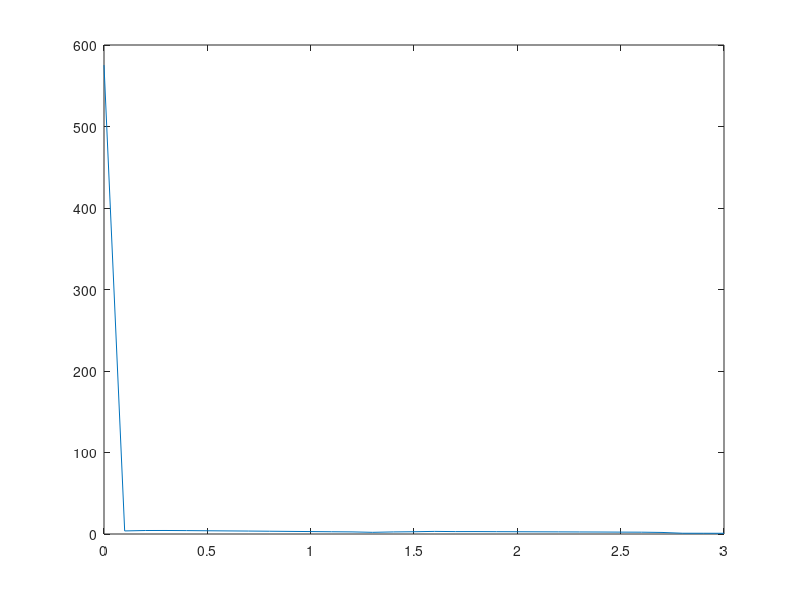

Here is the MATLAB script that generated this plot:
close all
clear all
clc

%% Inputs 
n = 31;
x = linspace(0,3,n);
dx = x(2)-x(1) ; 
gamma = 1.4;
CFL = 0.5;
nt = 1400;


%% Initial Conditions 

a = 1+2.2*(x-1.5).^2;


%% Initial Conditions 
for i=1:1:length(x)
    
    if(x(i)>=0 && x(i)<=0.5)
        rho(i)=1;
        t(i)=1;
        
    elseif (x(i)>=0.5  && x(i)<=1.5)
          rho(i)=1-0.366*(x(i)-0.5);
          t(i)=1-0.167*(x(i)-0.5);
                
    elseif (x(i)>=1.5  && x(i)<=3)
           rho(i)= 0.634-0.3879*(x(i)-1.5);
           t(i)= 0.833-0.3507*(x(i)-1.5);
        
    end 
end 
    % Solution Vectors 
e = t;
V = 0.59./(rho.*a);
U1= rho.*a;
U2= rho.*a.*V;
U3= rho.*a.*((t./(gamma-1))+(gamma/2).*V.^2);

% Solution Vectors 
%% Time loop 
for tt = 1:(nt) 
 % Storing Initial Values 
    U1_old = U1;
    U2_old = U2;
    U3_old = U3;
    dt =min((CFL.*dx)./(t.^(0.5)+V));
    F1= U2;
    F2= ((U2.^2)./U1)+ ((gamma-1)/gamma)*(U3-((gamma/2) * (U2.^2)./U1));
    F3= ((gamma*U2.*U3)./U1) - ((gamma*(gamma-1)/2) * (U2.^3)./(U1.^2));
    for nx = 2:n-1 
    %% Predictors step 
      % Source term J2
      J2(nx) = (1/gamma)*rho(nx)*t(nx)*((a(nx)-a(nx-1))/dx);    
      % Predictors Step derivative  
      du1dt_p(nx) = -(F1(nx+1)-F1(nx))./dx ;
      du2dt_p(nx) = -(F2(nx+1)-F2(nx))./dx + J2(nx) ;
      du3dt_p(nx) = -(F3(nx+1)-F3(nx))./dx ;
      % Solution update 
      U1(nx) = U1_old(nx) + du1dt_p(nx).*dt;
      U2(nx) = U2_old(nx) + du2dt_p(nx).*dt;
      U3(nx) = U3_old(nx) + du3dt_p(nx).*dt;

    end 
    rho =U1./a ;
    V=U2./U1;
    t = (gamma-1).*((U3./U1) - (gamma./2).*((U2/U1).^2));
    % correctors step 
    % Flux Vector 
    F1= U2;
    F2= ((U2.^2)./U1 )+ ((gamma-1)/gamma)*(U3-((gamma/2) * (U2.^2)./U1));
    F3= ((gamma*U2.*U3)./U1) - ((gamma*(gamma-1)/2) * (U2.^3)./(U1.^2));
    
    for mx = 2:n-1 
    % Source term J2
    J2(nx) = (1/gamma)*rho(nx)*t(nx)*((a(nx)-a(nx-1))/dx);
    % Correctors Step derivative  
    du1dt_c(nx) = -(F1(nx)-F1(nx-1))./dx ;
    du2dt_c(nx) = -(F2(nx)-F2(nx-1))./dx + J2(nx) ;
    du3dt_c(nx) = -(F3(nx)-F3(nx-1))./dx ;

    end

    % Average time derivative 
    du1dt_avg = 0.5.*(du1dt_p + du1dt_c);
    du2dt_avg = 0.5.*(du2dt_p + du2dt_c);
    du3dt_avg = 0.5.*(du3dt_p + du3dt_c);

    %% Final Solution update 
    for y =2:n-1 
      
        U1(y) = U1_old(y) + du1dt_avg(y).*dt;
        U2(y) = U2_old(y) + du2dt_avg(y).*dt;
        U3(y) = U3_old(y) + du3dt_avg(y).*dt;  
     
    end 

%% Apply Boundary Conditions 
% Inlet Boundary Conditions


    %boundary conditions
    U1(1) = rho(1).*a(1);
    U2(1)= 2*U2(2)-U2(3);
    U3(1)= U1(1)*((t(1)/(gamma-1))+(gamma/2)*V(1).^2);
    
    U1(n)= 2*U1(n-1)- U1(n-2);
    U2(n)= 2*U2(n-1)- U2(n-2);
    U3(n)= 2*U3(n-1)- U3(n-2);
    % calcultaing primitive variables
    rho = U1./a;
    V= U2./U1;
    t = (gamma-1)*((U3./U1)-(gamma/2)*V.^2);
   
    p= rho.*t;

end

plot(x,V)







